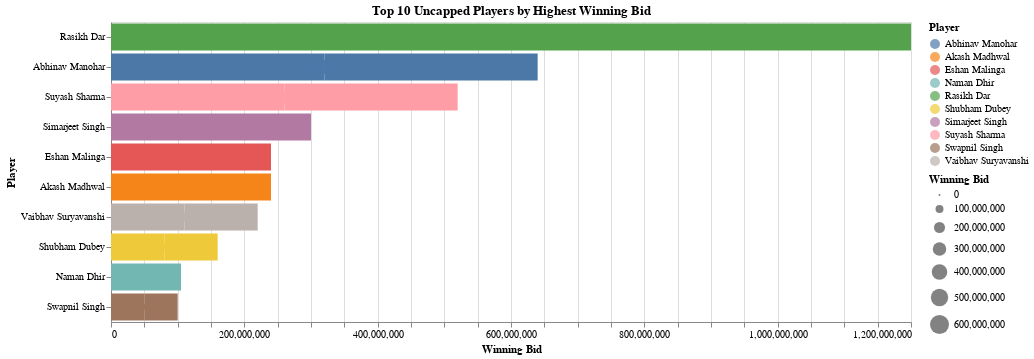

The code cell stored with this chart in its notebook:
### Code cell
uncapped_players = ipl_data[ipl_data['Capped/Uncapped'] == 'Uncapped']
    uncapped_sorted = uncapped_players.sort_values(by='Winning Bid', ascending=False)
    top_10_uncapped_players = uncapped_sorted.head(20)
    chart = alt.Chart(top_10_uncapped_players).mark_bar().encode(
    y=alt.Y('Player:N', title='Player', sort=top_10_uncapped_players['Player'].tolist()), 
    x=alt.X('Winning Bid:Q', title='Winning Bid'),
        color='Player:N',
    tooltip=['Player:N', 'Winning Bid:Q']
).properties(
        title='Top 10 Uncapped Players by Highest Winning Bid ',
        width=800,
    height=300
)
bubble_layer = alt.Chart(top_10_uncapped_players).mark_circle(size=200).encode(
    y=alt.Y('Player:N', title='Player', sort=top_10_uncapped_players['Player'].tolist()), 
        x=alt.X('Winning Bid:Q', title='Winning Bid'), 
    size='Winning Bid:Q',
        color='Player:N', 
    tooltip=['Player:N', 'Winning Bid:Q']
)
final_chart = chart + bubble_layer
final_chart.show()

### Figure 1 — Vega-Lite specification as saved in the notebook (floating-point values rounded to 4 significant figures)
{"config": {"view": {"continuousWidth": 300, "continuousHeight": 300}}, "layer": [{"mark": {"type": "bar"}, "encoding": {"color": {"field": "Player", "type": "nominal"}, "tooltip": [{"field": "Player", "type": "nominal"}, {"field": "Winning Bid", "type": "quantitative"}], "x": {"field": "Winning Bid", "title": "Winning Bid", "type": "quantitative"}, "y": {"field": "Player", "sort": ["Rasikh Dar", "Rasikh Dar", "Abhinav Manohar", "Abhinav Manohar", "Suyash Sharma", "Suyash Sharma", "Simarjeet Singh", "Simarjeet Singh", "Eshan Malinga ", "Akash Madhwal", "Akash Madhwal", "Eshan Malinga ", "Vaibhav Suryavanshi", "Vaibhav Suryavanshi", "Shubham Dubey", "Shubham Dubey", "Naman Dhir", "Naman Dhir", "Swapnil Singh", "Swapnil Singh"], "title": "Player", "type": "nominal"}}, "title": "Top 10 Uncapped Players by Highest Winning Bid "}, {"mark": {"type": "circle", "size": 200}, "encoding": {"color": {"field": "Player", "type": "nominal"}, "size": {"field": "Winning Bid", "type": "quantitative"}, "tooltip": [{"field": "Player", "type": "nominal"}, {"field": "Winning Bid", "type": "quantitative"}], "x": {"field": "Winning Bid", "title": "Winning Bid", "type": "quantitative"}, "y": {"field": "Player", "sort": ["Rasikh Dar", "Rasikh Dar", "Abhinav Manohar", "Abhinav Manohar", "Suyash Sharma", "Suyash Sharma", "Simarjeet Singh", "Simarjeet Singh", "Eshan Malinga ", "Akash Madhwal", "Akash Madhwal", "Eshan Malinga ", "Vaibhav Suryavanshi", "Vaibhav Suryavanshi", "Shubham Dubey", "Shubham Dubey", "Naman Dhir", "Naman Dhir", "Swapnil Singh", "Swapnil Singh"], "title": "Player", "type": "nominal"}}}], "data": {"name": "data-87b1a607e805dc9ce7cc9f7432661fd6"}, "height": 300, "width": 800, "$schema": "https://vega.github.io/schema/vega-lite/v5.20.1.json", "datasets": {"data-87b1a607e805dc9ce7cc9f7432661fd6": [{"Sr. No.": 6, "Player": "Rasikh Dar", "Base Price": 30000000, "Winning Bid": 600000000, "Capped/Uncapped": "Uncapped", "Bid Difference": 570000000}, {"Sr. No.": 6, "Player": "Rasikh Dar", "Base Price": 30000000, "Winning Bid": 600000000, "Capped/Uncapped": "Uncapped", "Bid Difference": 570000000}, {"Sr. No.": 4, "Player": "Abhinav Manohar", "Base Price": 30000000, "Winning Bid": 320000000, "Capped/Uncapped": "Uncapped", "Bid Difference": 290000000}, {"Sr. No.": 4, "Player": "Abhinav Manohar", "Base Price": 30000000, "Winning Bid": 320000000, "Capped/Uncapped": "Uncapped", "Bid Difference": 290000000}, {"Sr. No.": 10, "Player": "Suyash Sharma", "Base Price": 30000000, "Winning Bid": 260000000, "Capped/Uncapped": "Uncapped", "Bid Difference": 230000000}, {"Sr. No.": 10, "Player": "Suyash Sharma", "Base Price": 30000000, "Winning Bid": 260000000, "Capped/Uncapped": "Uncapped", "Bid Difference": 230000000}, {"Sr. No.": 7, "Player": "Simarjeet Singh", "Base Price": 30000000, "Winning Bid": 150000000, "Capped/Uncapped": "Uncapped", "Bid Difference": 120000000}, {"Sr. No.": 7, "Player": "Simarjeet Singh", "Base Price": 30000000, "Winning Bid": 150000000, "Capped/Uncapped": "Uncapped", "Bid Difference": 120000000}, {"Sr. No.": 8, "Player": "Eshan Malinga ", "Base Price": 30000000, "Winning Bid": 120000000, "Capped/Uncapped": "Uncapped", "Bid Difference": 90000000}, {"Sr. No.": 8, "Player": "Akash Madhwal", "Base Price": 30000000, "Winning Bid": 120000000, "Capped/Uncapped": "Uncapped", "Bid Difference": 90000000}, {"Sr. No.": 8, "Player": "Akash Madhwal", "Base Price": 30000000, "Winning Bid": 120000000, "Capped/Uncapped": "Uncapped", "Bid Difference": 90000000}, {"Sr. No.": 8, "Player": "Eshan Malinga ", "Base Price": 30000000, "Winning Bid": 120000000, "Capped/Uncapped": "Uncapped", "Bid Difference": 90000000}, {"Sr. No.": 9, "Player": "Vaibhav Suryavanshi", "Base Price": 30000000, "Winning Bid": 110000000, "Capped/Uncapped": "Uncapped", "Bid Difference": 80000000}, {"Sr. No.": 9, "Player": "Vaibhav Suryavanshi", "Base Price": 30000000, "Winning Bid": 110000000, "Capped/Uncapped": "Uncapped", "Bid Difference": 80000000}, {"Sr. No.": 10, "Player": "Shubham Dubey", "Base Price": 30000000, "Winning Bid": 80000000, "Capped/Uncapped": "Uncapped", "Bid Difference": 50000000}, {"Sr. No.": 10, "Player": "Shubham Dubey", "Base Price": 30000000, "Winning Bid": 80000000, "Capped/Uncapped": "Uncapped", "Bid Difference": 50000000}, {"Sr. No.": 4, "Player": "Naman Dhir", "Base Price": 3000000, "Winning Bid": 52500000, "Capped/Uncapped": "Uncapped", "Bid Difference": 49500000}, {"Sr. No.": 4, "Player": "Naman Dhir", "Base Price": 3000000, "Winning Bid": 52500000, "Capped/Uncapped": "Uncapped", "Bid Difference": 49500000}, {"Sr. No.": 15, "Player": "Swapnil Singh", "Base Price": 30000000, "Winning Bid": 50000000, "Capped/Uncapped": "Uncapped", "Bid Difference": 20000000}, {"Sr. No.": 15, "Player": "Swapnil Singh", "Base Price": 30000000, "Winning Bid": 50000000, "Capped/Uncapped": "Uncapped", "Bid Difference": 20000000}]}}
